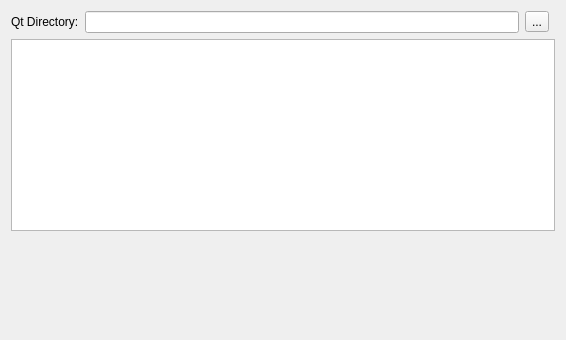
<?xml version="1.0" encoding="UTF-8"?>
<ui version="4.0">
 <class>CQtPage</class>
 <widget class="QWizardPage" name="CQtPage">
  <property name="geometry">
   <rect>
    <x>0</x>
    <y>0</y>
    <width>566</width>
    <height>340</height>
   </rect>
  </property>
  <property name="windowTitle">
   <string>WizardPage</string>
  </property>
  <property name="title">
   <string>Please Select your Qt Directory</string>
  </property>
  <property name="subTitle">
   <string>The default will be the release build of Qt 5.12.9 in the Prod Directory, with the default include directories selected</string>
  </property>
  <layout class="QGridLayout" name="gridLayout">
   <item row="0" column="1">
    <widget class="QLabel" name="label_5">
     <property name="text">
      <string>Qt Directory:</string>
     </property>
    </widget>
   </item>
   <item row="0" column="2">
    <widget class="QLineEdit" name="qtDir"/>
   </item>
   <item row="0" column="3">
    <widget class="QToolButton" name="qtDirBtn">
     <property name="text">
      <string>...</string>
     </property>
     <property name="icon">
      <iconset resource="../MainWindow/MainWindow.qrc">
       <normaloff>:/resources/open.png</normaloff>:/resources/open.png</iconset>
     </property>
    </widget>
   </item>
   <item row="1" column="1" colspan="4">
    <widget class="QListView" name="qtLibs"/>
   </item>
   <item row="2" column="1">
    <spacer name="verticalSpacer">
     <property name="orientation">
      <enum>Qt::Vertical</enum>
     </property>
     <property name="sizeHint" stdset="0">
      <size>
       <width>20</width>
       <height>40</height>
      </size>
     </property>
    </spacer>
   </item>
  </layout>
 </widget>
 <resources>
  <include location="../MainWindow/MainWindow.qrc"/>
 </resources>
 <connections/>
</ui>
